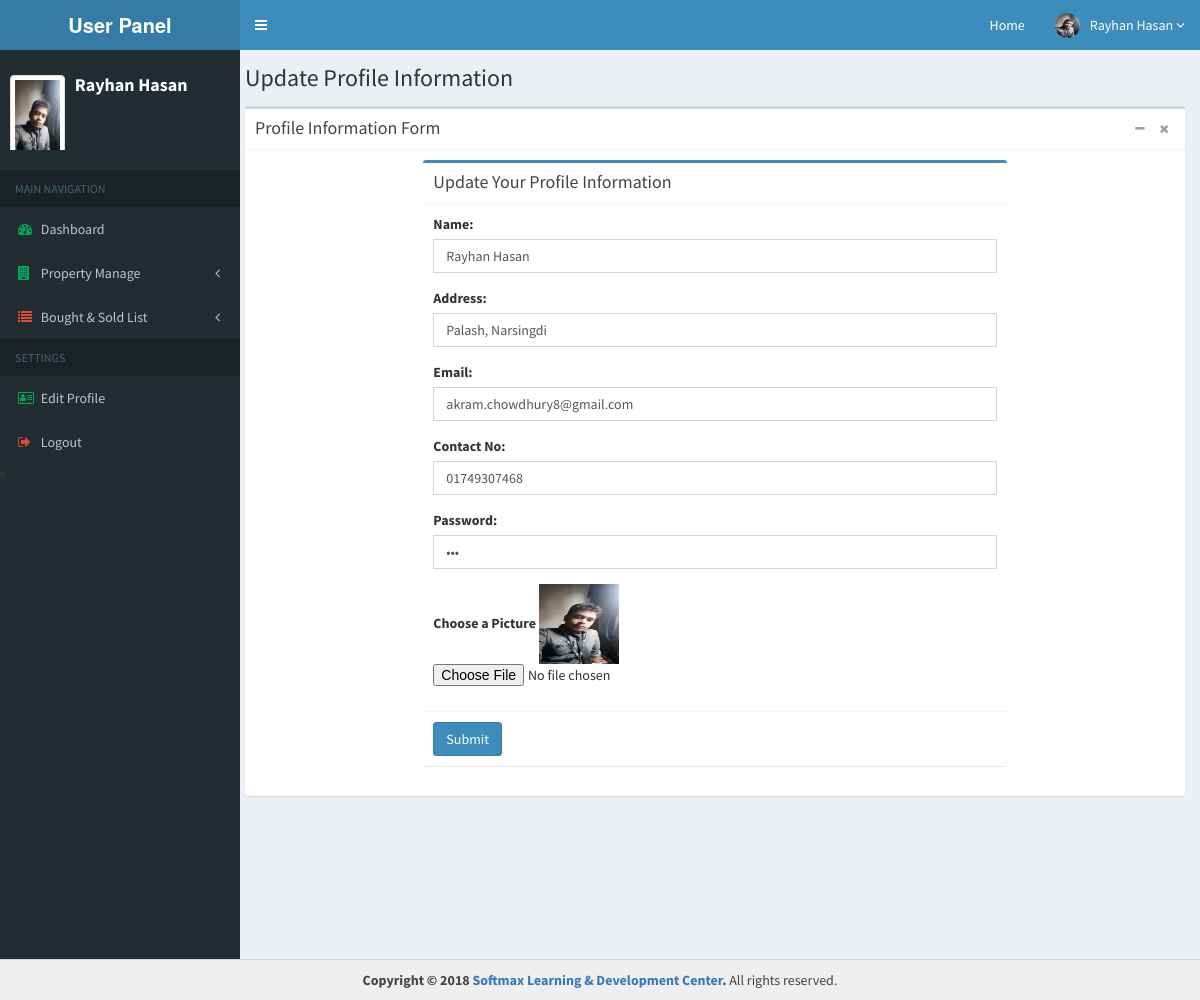
/user/index.php?page=profile_update (signed in), run on the app's committed database.
### tables this page shows
CREATE TABLE `user_info` (
  `user_id` int(10) NOT NULL,
  `user_name` varchar(250) NOT NULL,
  `user_address` text NOT NULL,
  `user_email` varchar(250) NOT NULL,
  `user_mobile` varchar(250) NOT NULL,
  `user_password` varchar(250) NOT NULL,
  `user_img` varchar(50) NOT NULL,
  `user_nid` varchar(250) NOT NULL,
  `active_status_user` int(5) NOT NULL
);

### user/profile_update.php (the view, shortened to what this page needs)
    <section class="content-header">
    <h1>Update Profile Information</h1>
  </section>
  <section class="content">
    <div class="box">
      <div class="box-header with-border">
        <h3 class="box-title">Profile Information Form</h3>
        <div class="box-tools pull-right">
          <button type="button" class="btn btn-box-tool" data-widget="collapse" data-toggle="tooltip"
                  title="Collapse">
            <i class="fa fa-minus"></i></button>
          <button type="button" class="btn btn-box-tool" data-widget="remove" data-toggle="tooltip" title="Remove">
            <i class="fa fa-times"></i></button>
        </div>
      </div>
      <div class="box-body">
<div class="col-md-8 col-md-offset-2">
     <div class="box box-primary">
          <div class="box-header with-border">
            <h3 class="box-title">Update Your Profile Information </h3>
          </div>
          <form role="form" method="post" enctype="multipart/form-data">
              <div class="box-body">
		  <div class="form-group">
			<label for="">Name:</label>
			<input type="text" class="form-control" name="name"   value="<?php echo $valueUser['user_name']; ?>"/>
		  </div>
		  <div class="form-group">
			<label for="">Address:</label>
			<input type="text" class="form-control" name="address" value="<?php echo $valueUser['user_address']; ?>" />
		  </div>
		   <div class="form-group">
			<label for="">Email:</label>
			<input type="email" class="form-control" name="email" value="<?php echo $valueUser['user_email']; ?>" />
		  </div>
		  <div class="form-group">
			<label for="">Contact No:</label>
			<input type="text" class="form-control" name="mobile" value="<?php echo $valueUser['user_mobile']; ?>"  />
		  </div>
		  <div class="form-group">
			<label for="">Password:</label>
			<input type="password" class="form-control" name="pass1" value="<?php echo $valueUser['user_password']; ?>" />
		  </div>
		 <div class="form-group">
                  <label for="">Choose a Picture</label>
			<img src="../<?php echo $valueUser['user_img']; ?>" height="80" width="80">
                  <input type="file" name="user_img"  id="">
               </div>
            </div>
            <div class="box-footer">
              <button type="submit" name="btn" class="btn btn-primary">Submit</button>
            </div>
          </form>
        </div>
      </div>
      </div>
    </div>
  </section>
</div>

### data on the page
user_info: name "Rayhan Hasan", address "Palash, Narsingdi", email "akram.chowdhury8@gmail.com", mobile "01749307468", user_img (picture)

### other printed values
$_SESSION['user_name'] "Rayhan Hasan"
